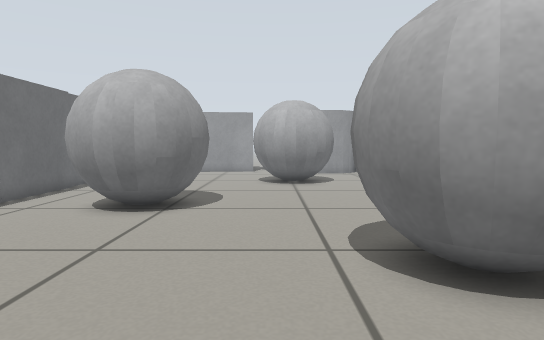
View 1 (above)

18 first-person views from a walk through a Gazebo world. The camera is 0.45 m above the floor, tilts 4° down and sees 75° across. The floor is counted in squares, 0.25 m on a side. Each view is taken from the middle of a square. On the plan, view 1 faces up. The plan holds only what a view shows up to about 17 squares ahead; the rest is blank.

View 2
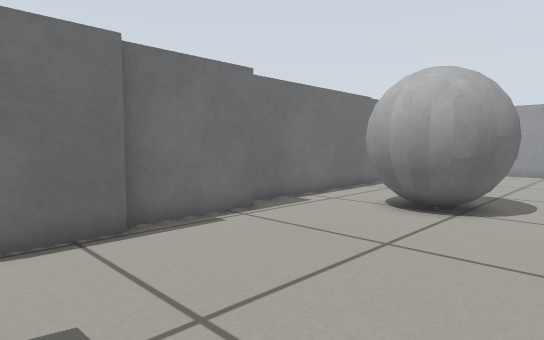

View 3
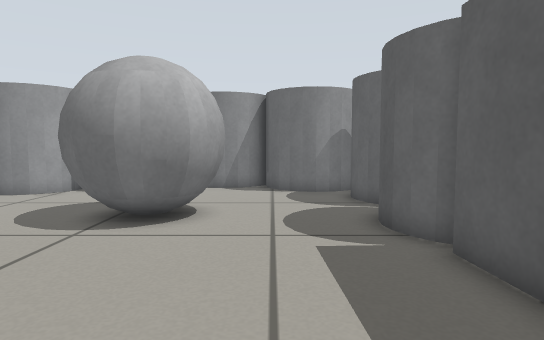

View 4
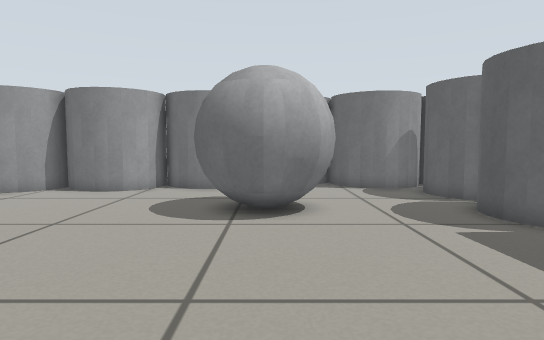

View 5
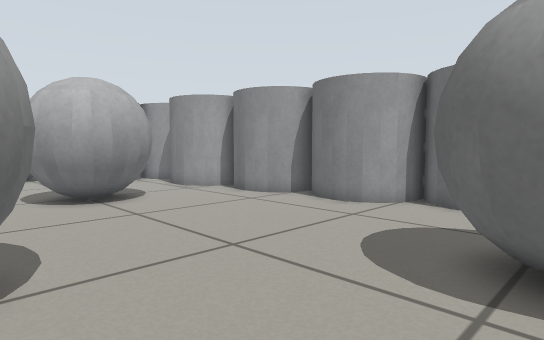

View 6
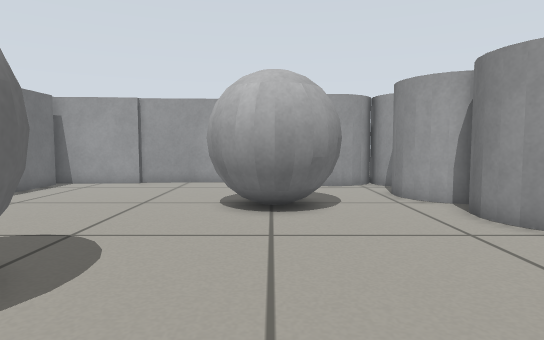

View 7
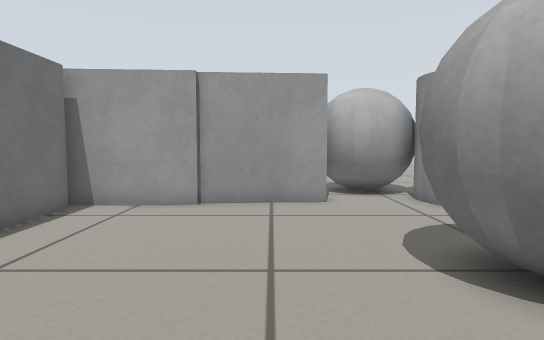

View 8
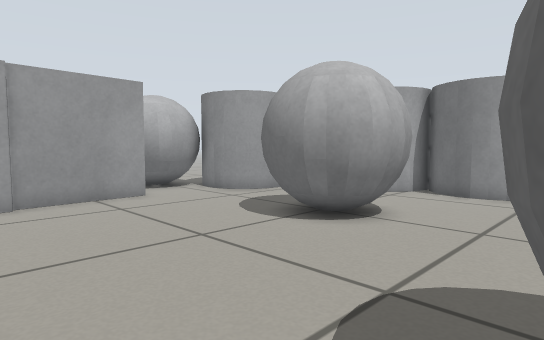

View 9
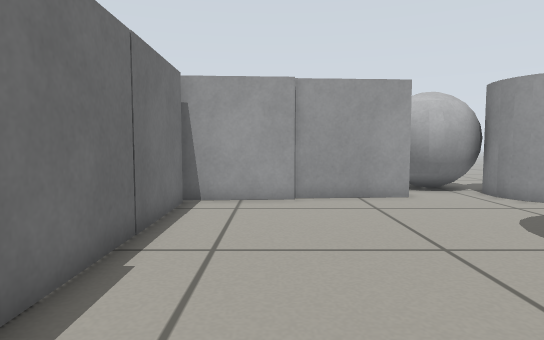

View 10
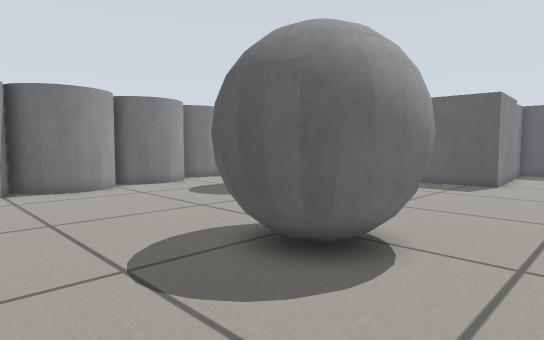

View 11
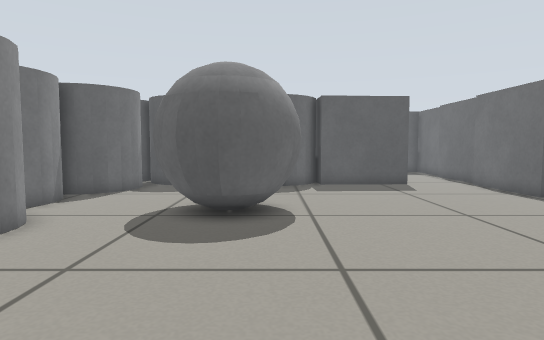

View 12
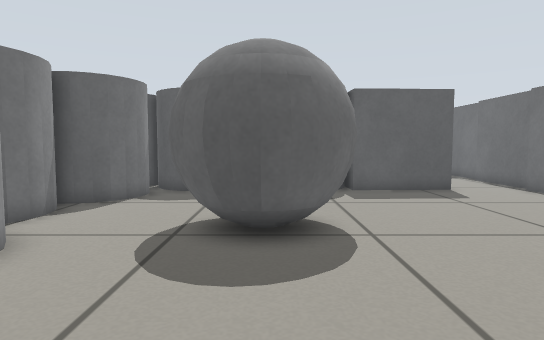

View 13
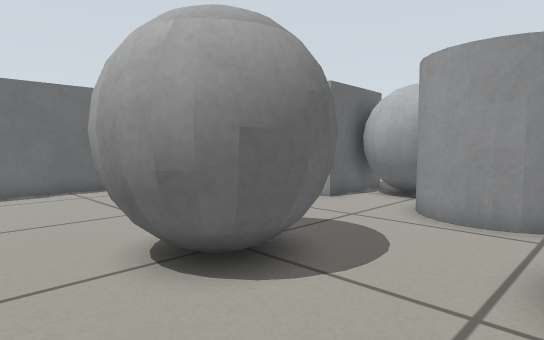

View 14
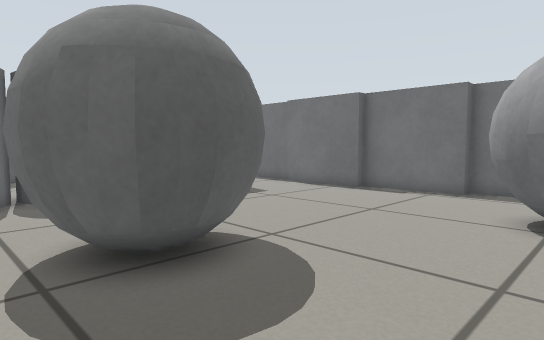

View 15
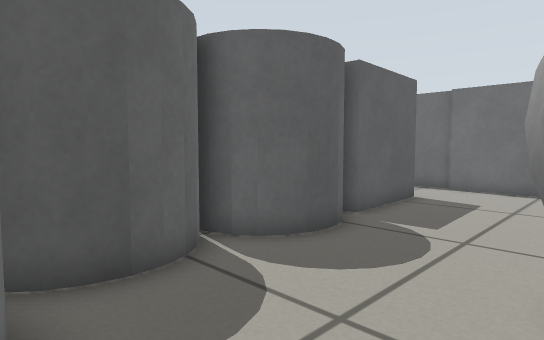

View 16
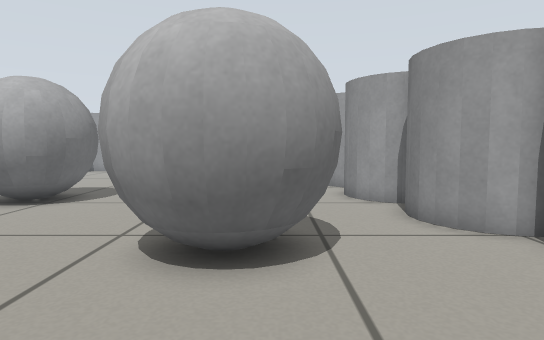

View 17
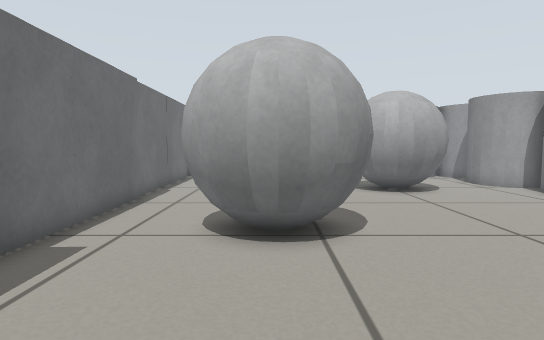

View 18
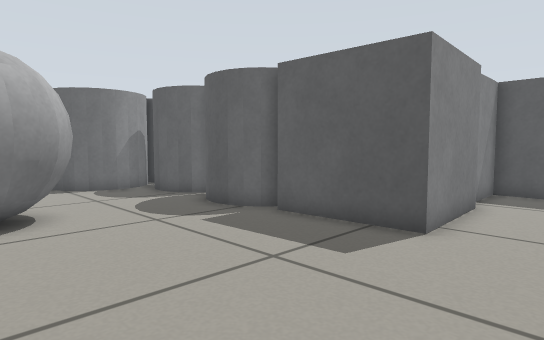

### Floor plan
Key: @ floor where view 1 was taken; . floor; B grey ball; G grey box; C grey cylinder.
Columns run from 9 left of view 1 to 10 right of it. Each row starts with its distance up from view 1.
 27        GBBB
 26         BBBB
 25         GBBB
 24  GGGGGGG...C   C
 23  ..........CCCCC
 22 G..............C
 21 G..............
 20 G......... ....C
 19 G........B  B..C
 18 G.......BB BB..CCC
 17 G.......BBBBB...C
 16 G........BBB...C
 15 G..............CC
 14 G...............CC
 13 G....B..........CC
 12 G...BBBB........C
 11 G..BBBBB........C
 10 G..BBBBB.........CC
  9 G...BBB..........CC
  8 G................C
  7 GG.........BBB...C
  6  G........BBBBB..CC
  5  G........BBBBB...C
  4  G.........BBBB...C
  3  GG.........BB....CC
  2   G..............CCC
  1   G..............C
  0   G......@.......C
 -1  GG..GGGGCCCC.CCCC
 -2  G...G   C  CCC  CC
 -3  G...G           C
 -4  G...G
 -5    ..
 -6     .G
 -7     .G
 -8     .G
 -9     GG

Positions as (right, up) in squares from view 1, and headings:
1: (0, 0), facing up
2: (0, 0), facing up-left
3: (-6, 2), facing right
4: (-7, 5), facing right
5: (-3, 5), facing up-right
6: (1, 7), facing up
7: (-3, 13), facing up
8: (-7, 12), facing up-right
9: (-6, 12), facing up
10: (-8, 16), facing down-right
11: (2, 15), facing down
12: (3, 13), facing down
13: (6, 14), facing up-left
14: (6, 11), facing down-left
15: (8, 4), facing down-left
16: (4, -1), facing up
17: (-4, 3), facing up
18: (-7, 6), facing down-right
